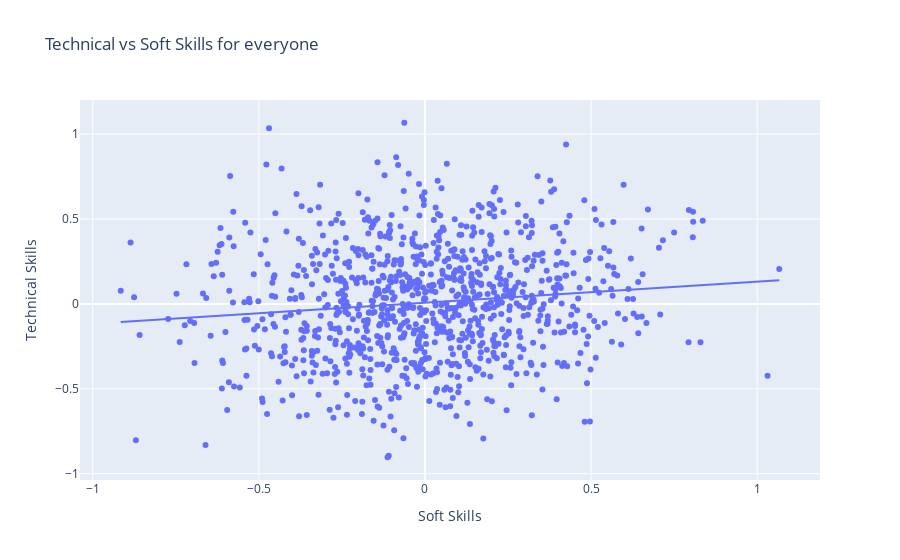

Here is the notebook cell this chart was saved with:
### Markdown cell above
### Conclusion

Us nerds have terrible soft skills. It's in the data! 

Or is it?

Now let's look at the entire dataset!

### Code cell
print( pearsonr( df['Soft Skills'], df['Technical Skills'] ) )
px.scatter( df, x = 'Soft Skills', y = 'Technical Skills', trendline= 'ols', title = 'Technical vs Soft Skills for everyone' )

### Figure 1 — Plotly figure (JSON) as saved in the notebook; plotly's stock layout.template omitted (floating-point values rounded to 4 significant figures; data arrays with more than 128 entries replaced by an {"elided": "..."} marker saying what was removed)
{"data": [{"hovertemplate": "Soft Skills=%{x}<br>Technical Skills=%{y}<extra></extra>", "legendgroup": "", "marker": {"color": "#636efa", "symbol": "circle"}, "mode": "markers", "name": "", "orientation": "v", "showlegend": false, "type": "scatter", "x": {"elided": "1000 float values"}, "xaxis": "x", "y": {"elided": "1000 float values"}, "yaxis": "y"}, {"hovertemplate": "<b>OLS trendline</b><br>Technical Skills = 0.123756 * Soft Skills + 0.00735977<br>R<sup>2</sup>=0.013865<br><br>Soft Skills=%{x}<br>Technical Skills=%{y} <b>(trend)</b><extra></extra>", "legendgroup": "", "marker": {"color": "#636efa", "symbol": "circle"}, "mode": "lines", "name": "", "showlegend": false, "type": "scatter", "x": {"elided": "1000 float values"}, "xaxis": "x", "y": {"elided": "1000 float values"}, "yaxis": "y"}], "layout": {"autosize": true, "legend": {"tracegroupgap": 0}, "title": {"text": "Technical vs Soft Skills for everyone"}, "xaxis": {"anchor": "y", "autorange": true, "domain": [0, 1], "range": [-1.037, 1.188], "title": {"text": "Soft Skills"}, "type": "linear"}, "yaxis": {"anchor": "x", "autorange": true, "domain": [0, 1], "range": [-1.066, 1.229], "title": {"text": "Technical Skills"}, "type": "linear"}}}
